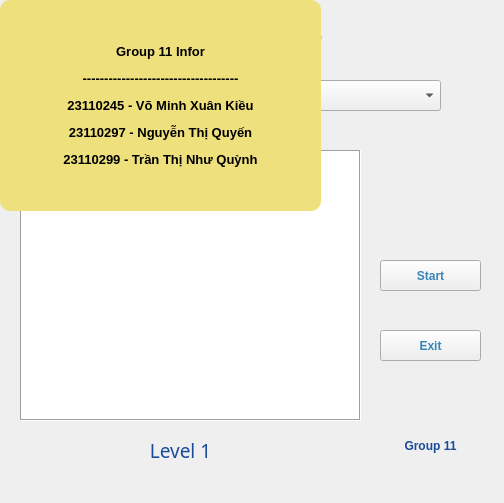
<?xml version="1.0" encoding="UTF-8"?>
<ui version="4.0">
 <class>MainWindow</class>
 <widget class="QMainWindow" name="MainWindow">
  <property name="enabled">
   <bool>true</bool>
  </property>
  <property name="geometry">
   <rect>
    <x>0</x>
    <y>0</y>
    <width>504</width>
    <height>503</height>
   </rect>
  </property>
  <property name="windowTitle">
   <string>MainWindow</string>
  </property>
  <property name="layoutDirection">
   <enum>Qt::LeftToRight</enum>
  </property>
  <property name="autoFillBackground">
   <bool>false</bool>
  </property>
  <property name="styleSheet">
   <string notr="true">QWidget {
	background-image: url(&quot;E:/AI/Project/background_grass.jpg&quot;);
	background-repeat: no-repeat;
    background-position: center;
}
</string>
  </property>
  <property name="windowFilePath">
   <string/>
  </property>
  <property name="animated">
   <bool>true</bool>
  </property>
  <property name="tabShape">
   <enum>QTabWidget::Rounded</enum>
  </property>
  <property name="dockOptions">
   <set>QMainWindow::AllowTabbedDocks|QMainWindow::AnimatedDocks</set>
  </property>
  <widget class="QWidget" name="centralwidget">
   <widget class="QComboBox" name="algoCbBox">
    <property name="geometry">
     <rect>
      <x>240</x>
      <y>80</y>
      <width>201</width>
      <height>31</height>
     </rect>
    </property>
    <property name="focusPolicy">
     <enum>Qt::NoFocus</enum>
    </property>
    <property name="contextMenuPolicy">
     <enum>Qt::DefaultContextMenu</enum>
    </property>
    <property name="styleSheet">
     <string notr="true">QComboBox::drop-down {
    border: none;
    image: url(&quot;E:/AI/arrow_basic_s.png&quot;); 
    width: 10px;
    height: 10px;
}
</string>
    </property>
    <property name="editable">
     <bool>false</bool>
    </property>
    <property name="minimumContentsLength">
     <number>1</number>
    </property>
    <property name="iconSize">
     <size>
      <width>10</width>
      <height>10</height>
     </size>
    </property>
    <property name="duplicatesEnabled">
     <bool>false</bool>
    </property>
    <property name="frame">
     <bool>true</bool>
    </property>
    <item>
     <property name="text">
      <string>BFS</string>
     </property>
    </item>
    <item>
     <property name="text">
      <string>DFS</string>
     </property>
    </item>
   </widget>
   <widget class="QLabel" name="selectLabel">
    <property name="geometry">
     <rect>
      <x>50</x>
      <y>70</y>
      <width>181</width>
      <height>51</height>
     </rect>
    </property>
    <property name="font">
     <font>
      <family>Book Antiqua</family>
      <pointsize>12</pointsize>
      <weight>75</weight>
      <italic>false</italic>
      <bold>true</bold>
     </font>
    </property>
    <property name="layoutDirection">
     <enum>Qt::LeftToRight</enum>
    </property>
    <property name="autoFillBackground">
     <bool>false</bool>
    </property>
    <property name="styleSheet">
     <string notr="true">QLabel {
	color: rgb(25, 76, 152);
}</string>
    </property>
    <property name="frameShape">
     <enum>QFrame::NoFrame</enum>
    </property>
    <property name="text">
     <string>Select Algorithm:</string>
    </property>
    <property name="alignment">
     <set>Qt::AlignCenter</set>
    </property>
   </widget>
   <widget class="QGraphicsView" name="imageLevelView">
    <property name="enabled">
     <bool>true</bool>
    </property>
    <property name="geometry">
     <rect>
      <x>20</x>
      <y>150</y>
      <width>341</width>
      <height>271</height>
     </rect>
    </property>
    <property name="autoFillBackground">
     <bool>false</bool>
    </property>
    <property name="styleSheet">
     <string notr="true"/>
    </property>
    <property name="frameShape">
     <enum>QFrame::Box</enum>
    </property>
   </widget>
   <widget class="QPushButton" name="startButton">
    <property name="geometry">
     <rect>
      <x>380</x>
      <y>260</y>
      <width>101</width>
      <height>31</height>
     </rect>
    </property>
    <property name="font">
     <font>
      <weight>75</weight>
      <bold>true</bold>
     </font>
    </property>
    <property name="focusPolicy">
     <enum>Qt::NoFocus</enum>
    </property>
    <property name="layoutDirection">
     <enum>Qt::LeftToRight</enum>
    </property>
    <property name="styleSheet">
     <string notr="true">QPushButton {
	border-color: rgb(2, 143, 218);
	color: rgb(54, 132, 184);
    background-image: url(&quot;E:/AI/UI_2/button_rectangle_depth_border.png&quot;);
    background-repeat: no-repeat;
    background-position: center;
}</string>
    </property>
    <property name="text">
     <string>Start</string>
    </property>
    <property name="iconSize">
     <size>
      <width>93</width>
      <height>28</height>
     </size>
    </property>
   </widget>
   <widget class="QPushButton" name="exitButton">
    <property name="geometry">
     <rect>
      <x>380</x>
      <y>330</y>
      <width>101</width>
      <height>31</height>
     </rect>
    </property>
    <property name="font">
     <font>
      <weight>75</weight>
      <bold>true</bold>
     </font>
    </property>
    <property name="focusPolicy">
     <enum>Qt::NoFocus</enum>
    </property>
    <property name="autoFillBackground">
     <bool>false</bool>
    </property>
    <property name="styleSheet">
     <string notr="true">QPushButton {
	border-color: rgb(2, 143, 218);
	color: rgb(54, 132, 184);
    background-image: url(&quot;E:/AI/UI_2/button_rectangle_depth_border.png&quot;);
    background-repeat: no-repeat;
    background-position: center;
}</string>
    </property>
    <property name="text">
     <string>Exit</string>
    </property>
   </widget>
   <widget class="QPushButton" name="rightButton">
    <property name="enabled">
     <bool>true</bool>
    </property>
    <property name="geometry">
     <rect>
      <x>230</x>
      <y>430</y>
      <width>51</width>
      <height>41</height>
     </rect>
    </property>
    <property name="mouseTracking">
     <bool>true</bool>
    </property>
    <property name="tabletTracking">
     <bool>true</bool>
    </property>
    <property name="focusPolicy">
     <enum>Qt::NoFocus</enum>
    </property>
    <property name="autoFillBackground">
     <bool>false</bool>
    </property>
    <property name="styleSheet">
     <string notr="true">QPushButton {
    border: none;
    background-color: transparent;
    qproperty-icon: url(E:/AI/Project/arrow_basic_e.png);
}

QPushButton:hover {
    qproperty-icon: url(E:/AI/Project/arrow_basic_e_small.png);
}
QPushButton:pressed {
   qproperty-icon: url(E:/AI/Project/arrow_basic_e_small.png);
}</string>
    </property>
    <property name="text">
     <string notr="true"/>
    </property>
    <property name="icon">
     <iconset>
      <normaloff>arrow_basic_e.png</normaloff>
      <normalon>arrow_basic_e_small.png</normalon>
      <activeon>arrow_basic_e_small.png</activeon>
      <selectedon>arrow_basic_e_small.png</selectedon>arrow_basic_e.png</iconset>
    </property>
    <property name="iconSize">
     <size>
      <width>30</width>
      <height>30</height>
     </size>
    </property>
    <property name="default">
     <bool>false</bool>
    </property>
    <property name="flat">
     <bool>true</bool>
    </property>
   </widget>
   <widget class="QPushButton" name="leftButton">
    <property name="geometry">
     <rect>
      <x>70</x>
      <y>430</y>
      <width>61</width>
      <height>41</height>
     </rect>
    </property>
    <property name="mouseTracking">
     <bool>true</bool>
    </property>
    <property name="focusPolicy">
     <enum>Qt::NoFocus</enum>
    </property>
    <property name="autoFillBackground">
     <bool>false</bool>
    </property>
    <property name="styleSheet">
     <string notr="true">QPushButton {
    border: none;
    background-color: transparent;
    qproperty-icon: url(E:/AI/Project/arrow_basic_w.png);
}

QPushButton:hover {
    qproperty-icon: url(E:/AI/Project/arrow_basic_w_small.png);
}
QPushButton:pressed {
   qproperty-icon: url(E:/AI/Project/arrow_basic_w_small.png);
}</string>
    </property>
    <property name="text">
     <string/>
    </property>
    <property name="icon">
     <iconset>
      <normaloff>arrow_basic_w.png</normaloff>
      <normalon>arrow_basic_w_small.png</normalon>
      <activeon>arrow_basic_w_small.png</activeon>
      <selectedon>arrow_basic_w_small.png</selectedon>arrow_basic_w.png</iconset>
    </property>
    <property name="iconSize">
     <size>
      <width>30</width>
      <height>30</height>
     </size>
    </property>
    <property name="flat">
     <bool>true</bool>
    </property>
   </widget>
   <widget class="QLabel" name="levelLabel">
    <property name="enabled">
     <bool>true</bool>
    </property>
    <property name="geometry">
     <rect>
      <x>130</x>
      <y>430</y>
      <width>101</width>
      <height>41</height>
     </rect>
    </property>
    <property name="font">
     <font>
      <family>Bradley Hand ITC</family>
      <pointsize>14</pointsize>
      <weight>50</weight>
      <bold>false</bold>
     </font>
    </property>
    <property name="autoFillBackground">
     <bool>false</bool>
    </property>
    <property name="styleSheet">
     <string notr="true">color: rgb(25, 76, 152)</string>
    </property>
    <property name="text">
     <string>Level 1</string>
    </property>
    <property name="alignment">
     <set>Qt::AlignCenter</set>
    </property>
   </widget>
   <widget class="QLabel" name="nameLabel">
    <property name="geometry">
     <rect>
      <x>0</x>
      <y>0</y>
      <width>501</width>
      <height>71</height>
     </rect>
    </property>
    <property name="font">
     <font>
      <family>Algerian</family>
      <pointsize>18</pointsize>
      <weight>50</weight>
      <italic>false</italic>
      <bold>false</bold>
     </font>
    </property>
    <property name="layoutDirection">
     <enum>Qt::LeftToRight</enum>
    </property>
    <property name="autoFillBackground">
     <bool>false</bool>
    </property>
    <property name="styleSheet">
     <string notr="true">color: rgb(25, 76, 152);</string>
    </property>
    <property name="frameShape">
     <enum>QFrame::NoFrame</enum>
    </property>
    <property name="frameShadow">
     <enum>QFrame::Plain</enum>
    </property>
    <property name="text">
     <string>Maze Escape</string>
    </property>
    <property name="alignment">
     <set>Qt::AlignCenter</set>
    </property>
   </widget>
   <widget class="QPushButton" name="inforButton">
    <property name="geometry">
     <rect>
      <x>380</x>
      <y>430</y>
      <width>101</width>
      <height>31</height>
     </rect>
    </property>
    <property name="font">
     <font>
      <family>Yu Gothic UI</family>
      <pointsize>9</pointsize>
      <weight>75</weight>
      <bold>true</bold>
     </font>
    </property>
    <property name="focusPolicy">
     <enum>Qt::NoFocus</enum>
    </property>
    <property name="autoFillBackground">
     <bool>false</bool>
    </property>
    <property name="styleSheet">
     <string notr="true">color: rgb(25, 76, 152);</string>
    </property>
    <property name="text">
     <string>Group 11</string>
    </property>
    <property name="autoRepeat">
     <bool>false</bool>
    </property>
    <property name="flat">
     <bool>true</bool>
    </property>
   </widget>
   <widget class="QLabel" name="inforLabel">
    <property name="enabled">
     <bool>true</bool>
    </property>
    <property name="geometry">
     <rect>
      <x>0</x>
      <y>0</y>
      <width>321</width>
      <height>211</height>
     </rect>
    </property>
    <property name="font">
     <font>
      <family>Yu Gothic UI</family>
      <pointsize>10</pointsize>
      <weight>75</weight>
      <bold>true</bold>
     </font>
    </property>
    <property name="tabletTracking">
     <bool>true</bool>
    </property>
    <property name="focusPolicy">
     <enum>Qt::NoFocus</enum>
    </property>
    <property name="contextMenuPolicy">
     <enum>Qt::NoContextMenu</enum>
    </property>
    <property name="acceptDrops">
     <bool>false</bool>
    </property>
    <property name="autoFillBackground">
     <bool>false</bool>
    </property>
    <property name="styleSheet">
     <string notr="true">QLabel {
	background-color: rgb(238, 225, 125);
	border-radius: 10px;
}</string>
    </property>
    <property name="frameShape">
     <enum>QFrame::Box</enum>
    </property>
    <property name="frameShadow">
     <enum>QFrame::Plain</enum>
    </property>
    <property name="text">
     <string>&lt;html&gt;&lt;head/&gt;&lt;body&gt;&lt;p align=&quot;center&quot;&gt;Group 11 Infor&lt;/p&gt;&lt;p align=&quot;center&quot;&gt;------------------------------------&lt;/p&gt;&lt;p align=&quot;center&quot;&gt;23110245 - Võ Minh Xuân Kiều&lt;/p&gt;&lt;p align=&quot;center&quot;&gt;23110297 - Nguyễn Thị Quyến&lt;/p&gt;&lt;p align=&quot;center&quot;&gt;23110299 - Trần Thị Như Quỳnh&lt;/p&gt;&lt;/body&gt;&lt;/html&gt;</string>
    </property>
    <property name="alignment">
     <set>Qt::AlignCenter</set>
    </property>
   </widget>
   <zorder>leftButton</zorder>
   <zorder>selectLabel</zorder>
   <zorder>startButton</zorder>
   <zorder>exitButton</zorder>
   <zorder>rightButton</zorder>
   <zorder>levelLabel</zorder>
   <zorder>algoCbBox</zorder>
   <zorder>nameLabel</zorder>
   <zorder>inforButton</zorder>
   <zorder>imageLevelView</zorder>
   <zorder>inforLabel</zorder>
  </widget>
 </widget>
 <resources/>
 <connections/>
</ui>
